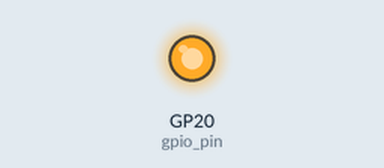
Simulated run of this program. Board: Raspberry Pi Pico running MicroPython. Shown: output pins drawn as LEDs (lit = HIGH).

Above: at 1.4 s.
At 4.1 s:
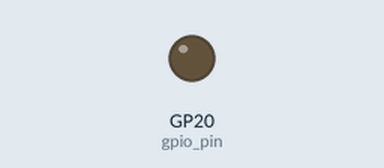
Timing chart, 0 to 5.1 s (numbered marks = the images above):
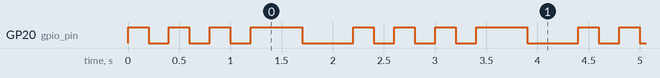

Measured:
- by itself, GP20 (gpio_pin): repeats every 2.2 s: 2 × (LOW 0.20 s, HIGH 0.20 s), LOW 0.20 s, HIGH 0.50 s, LOW 0.50 s, HIGH 0.20 s
- by itself, everything shown: repeats every 2.2 s, in 8 steps

The program:

tatatataa.py
```python
from machine import Pin
import time

gpio_pin = Pin(20, Pin.OUT)

while True:
    gpio_pin.value(1)
    time.sleep(0.2)
    gpio_pin.value(0)
    time.sleep(0.2)
    gpio_pin.value(1)
    time.sleep(0.2)
    gpio_pin.value(0)
    time.sleep(0.2)
    gpio_pin.value(1)
    time.sleep(0.2)
    gpio_pin.value(0)
    time.sleep(0.2)
    gpio_pin.value(1)
    time.sleep(0.5)
    gpio_pin.value(0)
    time.sleep(0.5)
```
